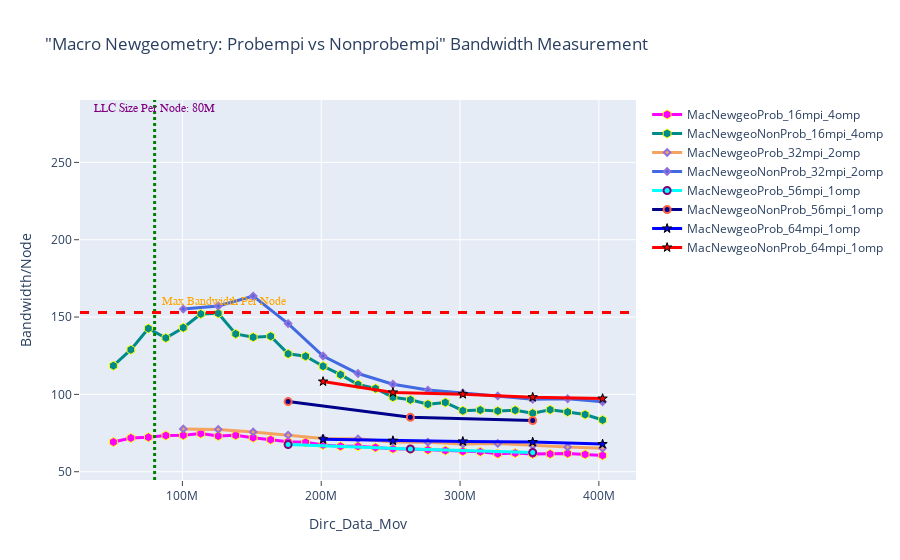

Write notebook code for a chart like this one.
### Markdown cell above
## BANDWIDTH - Macro Newgeometry: Probempi vs Nonprobempi

### Code cell
fig = go.Figure() 

# 1---
fig.add_trace(go.Scatter(x=(dfMacNewgeoProb_16mpi_4omp.Dirc_Data_Mov*(dfMacNewgeoProb_16mpi_4omp.MPI_size/2)), 
                         y=(dfMacNewgeoProb_16mpi_4omp.BAND*(dfMacNewgeoProb_16mpi_4omp.MPI_size/2)), 
                         mode='lines+markers', 
                         name='MacNewgeoProb_16mpi_4omp',
                         line=dict(color='magenta',width=3),
                         marker=dict(symbol='hexagon',size=9, line=dict(color='yellow',width=1))))

fig.add_trace(go.Scatter(x=(dfMacNewgeoNonProb_16mpi_4omp.Dirc_Data_Mov*(dfMacNewgeoNonProb_16mpi_4omp.MPI_size/2)), 
                         y=(dfMacNewgeoNonProb_16mpi_4omp.BAND*(dfMacNewgeoNonProb_16mpi_4omp.MPI_size/2)), 
                         mode='lines+markers', 
                         name='MacNewgeoNonProb_16mpi_4omp',
                         line=dict(color='darkcyan',width=3),
                         marker=dict(symbol='hexagon',size=9, line=dict(color='yellow',width=1))))


# 2----
fig.add_trace(go.Scatter(x=(dfMacNewgeoProb_32mpi_2omp.Dirc_Data_Mov*(dfMacNewgeoProb_32mpi_2omp.MPI_size/2)), 
                         y=(dfMacNewgeoProb_32mpi_2omp.BAND*(dfMacNewgeoProb_32mpi_2omp.MPI_size/2)), 
                         mode='lines+markers', 
                         name='MacNewgeoProb_32mpi_2omp',
                         line=dict(color='sandybrown',width=3),
                         marker=dict(symbol='diamond',size=5,line=dict(color='MediumPurple',width=2))))

fig.add_trace(go.Scatter(x=(dfMacNewgeoNonProb_32mpi_2omp.Dirc_Data_Mov*(dfMacNewgeoNonProb_32mpi_2omp.MPI_size/2)), 
                         y=(dfMacNewgeoNonProb_32mpi_2omp.BAND*(dfMacNewgeoNonProb_32mpi_2omp.MPI_size/2)), 
                         mode='lines+markers', 
                         name='MacNewgeoNonProb_32mpi_2omp',
                         line=dict(color='royalblue',width=3),
                         marker=dict(symbol='diamond',size=5,line=dict(color='MediumPurple',width=2))))


# 3----
fig.add_trace(go.Scatter(x=(dfMacNewgeoProb_56mpi_1omp.Dirc_Data_Mov*(dfMacNewgeoProb_56mpi_1omp.MPI_size/2)), 
                         y=(dfMacNewgeoProb_56mpi_1omp.BAND*(dfMacNewgeoProb_56mpi_1omp.MPI_size/2)), 
                         mode='lines+markers', 
                         name='MacNewgeoProb_56mpi_1omp',
                         line=dict(color='cyan',width=3),
                         marker=dict(symbol='circle',size=7,line=dict(color='Purple',width=2))))

fig.add_trace(go.Scatter(x=(dfMacNewgeoNonProb_56mpi_1omp.Dirc_Data_Mov*(dfMacNewgeoNonProb_56mpi_1omp.MPI_size/2)), 
                         y=(dfMacNewgeoNonProb_56mpi_1omp.BAND*(dfMacNewgeoNonProb_56mpi_1omp.MPI_size/2)), 
                         mode='lines+markers', 
                         name='MacNewgeoNonProb_56mpi_1omp',
                         line=dict(color='darkblue',width=3),
                         marker=dict(symbol='circle',size=7, line=dict(color='tomato',width=2))))


# 4----
fig.add_trace(go.Scatter(x=(dfMacNewgeoProb_64mpi_1omp.Dirc_Data_Mov*(dfMacNewgeoProb_64mpi_1omp.MPI_size/2)), 
                         y=(dfMacNewgeoProb_64mpi_1omp.BAND*(dfMacNewgeoProb_64mpi_1omp.MPI_size/2)), 
                         mode='lines+markers', 
                         name='MacNewgeoProb_64mpi_1omp',
                         line=dict(color='blue',width=3),
                         marker=dict(symbol='star',size=7, line=dict(color='black',width=1))))

fig.add_trace(go.Scatter(x=(dfMacNewgeoNonProb_64mpi_1omp.Dirc_Data_Mov*(dfMacNewgeoNonProb_64mpi_1omp.MPI_size/2)), 
                         y=(dfMacNewgeoNonProb_64mpi_1omp.BAND*(dfMacNewgeoNonProb_64mpi_1omp.MPI_size/2)), 
                         mode='lines+markers', 
                         name='MacNewgeoNonProb_64mpi_1omp',
                         line=dict(color='red',width=3),
                         marker=dict(symbol='star',size=7, line=dict(color='black',width=1))))


# Adding vertical and horizontal lines 
fig.add_vline(x=80e6, line_width=3, line_dash="dot", line_color="green")
fig.add_hline(y=153, line_width=3, line_dash="dash", line_color="red")

# Add annotation with arrow
fig.add_annotation(
    x='80e6'
    , y=280
    , text=f'LLC Size Per Node: 80M'
    , yanchor='bottom'
    , showarrow=False
    , arrowhead=1
    , arrowsize=1
    , arrowwidth=2
    , arrowcolor="#636363"
    , ax=-20
    , ay=-30
    , font=dict(size=12, color="purple", family="Sans Serif")
    , align="left"
    ,)

fig.add_annotation(
    x='130e6'
    , y=155
    , text=f'Max Bandwidth Per Node'
    , yanchor='bottom'
    , showarrow=False
    , arrowhead=1
    , arrowsize=1
    , arrowwidth=2
    , arrowcolor="#636363"
    , ax=-20
    , ay=-30
    , font=dict(size=12, color="orange", family="Sans Serif")
    , align="left"
    ,)


fig.update_layout(title='"Macro Newgeometry: Probempi vs Nonprobempi" Bandwidth Measurement',
                  xaxis_title='Dirc_Data_Mov', yaxis_title='Bandwidth/Node', 
                  xaxis=dict(ticks="outside"),  
                  yaxis=dict(ticks="outside"))

### Figure 1 — Plotly figure (JSON) as saved in the notebook; plotly's stock layout.template omitted (floating-point values rounded to 4 significant figures)
{"data": [{"line": {"color": "magenta", "width": 3}, "marker": {"line": {"color": "yellow", "width": 1}, "size": 9, "symbol": "hexagon"}, "mode": "lines+markers", "name": "MacNewgeoProb_16mpi_4omp", "type": "scatter", "x": [50331648, 62914560, 75497472, 88080384, 100663296, 113246208, 125829120, 138412032, 150994944, 163577856, 176160768, 188743680, 201326592, 213909504, 226492416, 239075328, 251658240, 264241152, 276824064, 289406976, 301989888, 314572800, 327155712, 339738624, 352321536, 364904448, 377487360, 390070272, 402653184], "y": [69.2, 71.84, 72.25, 73.37, 73.55, 74.63, 73.07, 73.52, 71.98, 70.69, 69.37, 69.0, 67.32, 66.44, 66.41, 65.68, 64.81, 64.65, 64.14, 63.73, 63.16, 62.86, 61.61, 62.03, 61.47, 61.48, 61.84, 61.19, 60.57]}, {"line": {"color": "darkcyan", "width": 3}, "marker": {"line": {"color": "yellow", "width": 1}, "size": 9, "symbol": "hexagon"}, "mode": "lines+markers", "name": "MacNewgeoNonProb_16mpi_4omp", "type": "scatter", "x": [50331648, 62914560, 75497472, 88080384, 100663296, 113246208, 125829120, 138412032, 150994944, 163577856, 176160768, 188743680, 201326592, 213909504, 226492416, 239075328, 251658240, 264241152, 276824064, 289406976, 301989888, 314572800, 327155712, 339738624, 352321536, 364904448, 377487360, 390070272, 402653184], "y": [118.5, 128.9, 142.6, 136.5, 143.1, 152.0, 152.4, 139.1, 137.0, 137.6, 126.2, 124.6, 118.2, 112.7, 106.4, 103.8, 98.13, 96.48, 93.62, 94.78, 89.46, 89.88, 89.3, 89.78, 87.86, 90.05, 88.59, 86.95, 83.46]}, {"line": {"color": "sandybrown", "width": 3}, "marker": {"line": {"color": "MediumPurple", "width": 2}, "size": 5, "symbol": "diamond"}, "mode": "lines+markers", "name": "MacNewgeoProb_32mpi_2omp", "type": "scatter", "x": [100663296, 125829120, 150994944, 176160768, 201326592, 226492416, 251658240, 276824064, 301989888, 327155712, 352321536, 377487360, 402653184], "y": [77.67, 77.36, 75.72, 73.68, 71.49, 71.24, 69.3, 69.09, 67.97, 68.3, 66.98, 65.91, 65.23]}, {"line": {"color": "royalblue", "width": 3}, "marker": {"line": {"color": "MediumPurple", "width": 2}, "size": 5, "symbol": "diamond"}, "mode": "lines+markers", "name": "MacNewgeoNonProb_32mpi_2omp", "type": "scatter", "x": [100663296, 125829120, 150994944, 176160768, 201326592, 226492416, 251658240, 276824064, 301989888, 327155712, 352321536, 377487360, 402653184], "y": [155.2, 157.1, 163.6, 145.8, 124.8, 113.5, 106.5, 102.8, 100.9, 99.0, 96.85, 97.17, 95.23]}, {"line": {"color": "cyan", "width": 3}, "marker": {"line": {"color": "Purple", "width": 2}, "size": 7, "symbol": "circle"}, "mode": "lines+markers", "name": "MacNewgeoProb_56mpi_1omp", "type": "scatter", "x": [176160768, 264241152, 352321536], "y": [67.63, 64.73, 62.45]}, {"line": {"color": "darkblue", "width": 3}, "marker": {"line": {"color": "tomato", "width": 2}, "size": 7, "symbol": "circle"}, "mode": "lines+markers", "name": "MacNewgeoNonProb_56mpi_1omp", "type": "scatter", "x": [176160768, 264241152, 352321536], "y": [95.35, 85.15, 83.15]}, {"line": {"color": "blue", "width": 3}, "marker": {"line": {"color": "black", "width": 1}, "size": 7, "symbol": "star"}, "mode": "lines+markers", "name": "MacNewgeoProb_64mpi_1omp", "type": "scatter", "x": [201326592, 251658240, 301989888, 352321536, 402653184], "y": [70.94, 70.04, 69.59, 69.17, 67.88]}, {"line": {"color": "red", "width": 3}, "marker": {"line": {"color": "black", "width": 1}, "size": 7, "symbol": "star"}, "mode": "lines+markers", "name": "MacNewgeoNonProb_64mpi_1omp", "type": "scatter", "x": [201326592, 251658240, 301989888, 352321536, 402653184], "y": [108.3, 101.2, 100.1, 98.15, 97.3]}], "layout": {"annotations": [{"align": "left", "arrowcolor": "#636363", "arrowhead": 1, "arrowsize": 1, "arrowwidth": 2, "ax": -20, "ay": -30, "font": {"color": "purple", "family": "Sans Serif", "size": 12}, "showarrow": false, "text": "LLC Size Per Node: 80M", "x": "80e6", "y": 280, "yanchor": "bottom"}, {"align": "left", "arrowcolor": "#636363", "arrowhead": 1, "arrowsize": 1, "arrowwidth": 2, "ax": -20, "ay": -30, "font": {"color": "orange", "family": "Sans Serif", "size": 12}, "showarrow": false, "text": "Max Bandwidth Per Node", "x": "130e6", "y": 155, "yanchor": "bottom"}], "shapes": [{"line": {"color": "green", "dash": "dot", "width": 3}, "type": "line", "x0": 80000000, "x1": 80000000, "xref": "x", "y0": 0, "y1": 1, "yref": "y domain"}, {"line": {"color": "red", "dash": "dash", "width": 3}, "type": "line", "x0": 0, "x1": 1, "xref": "x domain", "y0": 153, "y1": 153, "yref": "y"}], "title": {"text": "\"Macro Newgeometry: Probempi vs Nonprobempi\" Bandwidth Measurement"}, "xaxis": {"ticks": "outside", "title": {"text": "Dirc_Data_Mov"}}, "yaxis": {"ticks": "outside", "title": {"text": "Bandwidth/Node"}}}}
